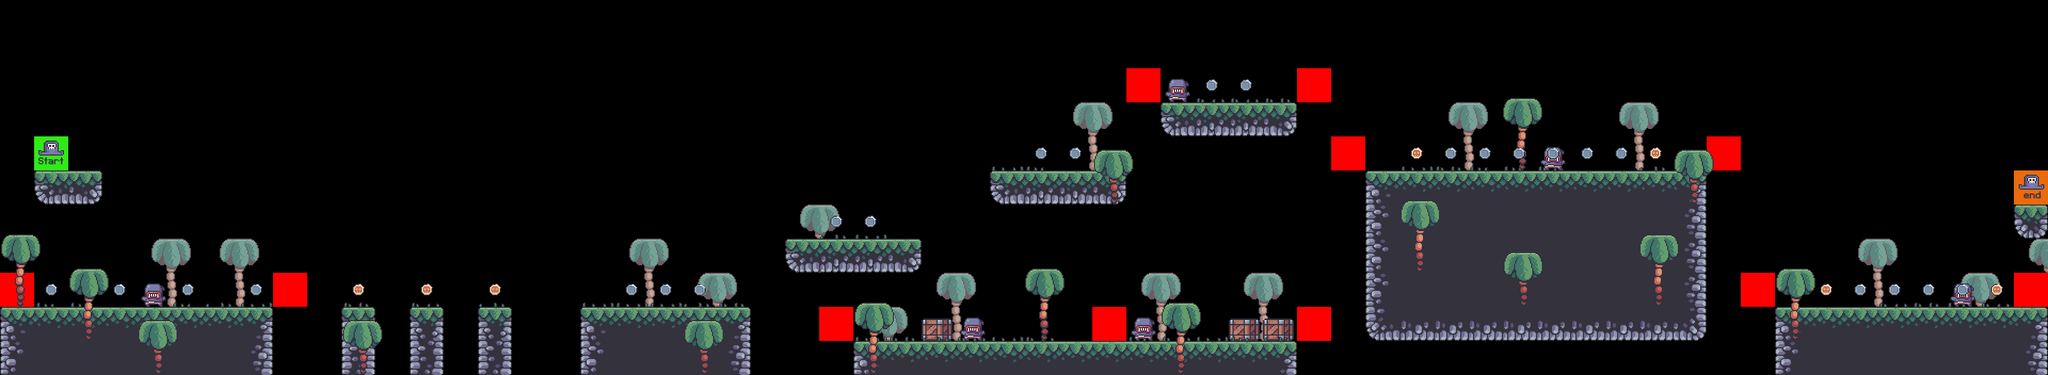

This is a level from a 2D game, rendered from its Tiled map with the project's own tilesets. A one-line summary and the map file follow, with tile-layer data summarised:
An orthogonal 60x11 tile map with 64x64 px tiles, 9 tile layers (bg_palms, terrain, crates, grass, ...), 7 tilesets.

<map version="1.9" tiledversion="1.9.2" orientation="orthogonal" renderorder="right-down" width="60" height="11" tilewidth="64" tileheight="64" infinite="0" nextlayerid="10" nextobjectid="1">
 <tileset firstgid="1" source="../tilesets/terrain_tiles.tsx" />
 <tileset firstgid="17" source="../tilesets/grass_tiles.tsx" />
 <tileset firstgid="22" source="../tilesets/coin_tiles.tsx" />
 <tileset firstgid="24" source="../tilesets/crates.tsx" />
 <tileset firstgid="25" source="../tilesets/palms.tsx" />
 <tileset firstgid="28" source="../tilesets/enemy_tile.tsx" />
 <tileset firstgid="30" source="../tilesets/player_tiles.tsx" />
 <layer id="6" name="bg_palms" width="60" height="11">
  <data>[660 cells, 15 non-empty, 1 distinct tile ids]</data>
 </layer>
 <layer id="1" name="terrain" width="60" height="11">
  <data>[660 cells, 126 non-empty, 15 distinct tile ids]</data>
 </layer>
 <layer id="4" name="crates" width="60" height="11">
  <data>[660 cells, 6 non-empty, 1 distinct tile ids]</data>
 </layer>
 <layer id="2" name="grass" width="60" height="11">
  <data>[660 cells, 45 non-empty, 5 distinct tile ids]</data>
 </layer>
 <layer id="7" name="enemies" width="60" height="11">
  <data>[660 cells, 6 non-empty, 1 distinct tile ids]</data>
 </layer>
 <layer id="8" name="constraints" width="60" height="11">
  <data>[660 cells, 11 non-empty, 1 distinct tile ids]</data>
 </layer>
 <layer id="5" name="fg_palms" width="60" height="11">
  <data>[660 cells, 15 non-empty, 2 distinct tile ids]</data>
 </layer>
 <layer id="3" name="coins" width="60" height="11">
  <data>[660 cells, 30 non-empty, 2 distinct tile ids]</data>
 </layer>
 <layer id="9" name="player" width="60" height="11">
  <data>[660 cells, 2 non-empty, 2 distinct tile ids]</data>
 </layer>
</map>
